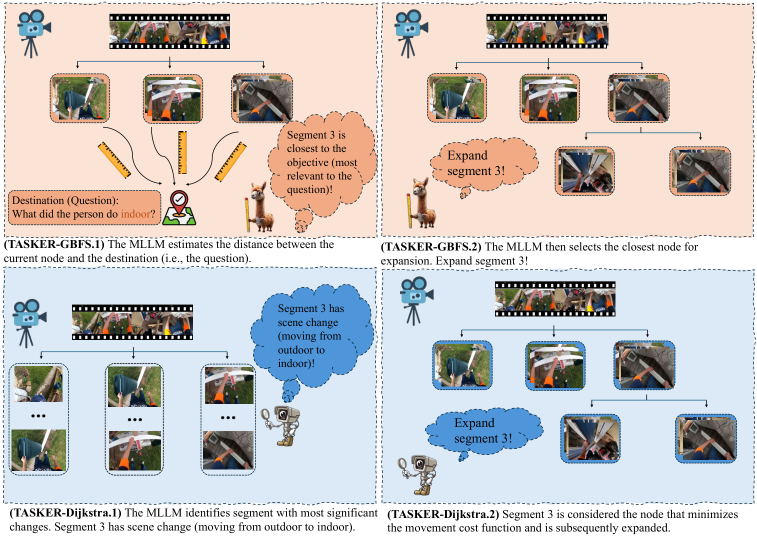
#> input picture assets/TASKER.png, 1514 x 1071 px (shown at 1/2 size)
$ python compare_similarity.py ../../assets/TASKER.png ../../assets/motivation.png
#> lines starting #> are read from the running program, lines starting #| are printed output that depends on the picture
"""计算两组图片的相似度（SSIM、MSE、直方图相关性）- 仅依赖 opencv 和 numpy"""
import cv2
import numpy as np


def compute_ssim(img1, img2, C1=6.5025, C2=58.5225):
    """纯 numpy/opencv 实现的 SSIM"""
    gray1 = cv2.cvtColor(img1, cv2.COLOR_BGR2GRAY).astype(np.float64)
    gray2 = cv2.cvtColor(img2, cv2.COLOR_BGR2GRAY).astype(np.float64)

    mu1 = cv2.GaussianBlur(gray1, (11, 11), 1.5)
    mu2 = cv2.GaussianBlur(gray2, (11, 11), 1.5)

    mu1_sq, mu2_sq, mu1_mu2 = mu1**2, mu2**2, mu1 * mu2
    sigma1_sq = cv2.GaussianBlur(gray1**2, (11, 11), 1.5) - mu1_sq
    sigma2_sq = cv2.GaussianBlur(gray2**2, (11, 11), 1.5) - mu2_sq
    sigma12 = cv2.GaussianBlur(gray1 * gray2, (11, 11), 1.5) - mu1_mu2

    ssim_map = ((2 * mu1_mu2 + C1) * (2 * sigma12 + C2)) / \
               ((mu1_sq + mu2_sq + C1) * (sigma1_sq + sigma2_sq + C2))
    return float(ssim_map.mean())


def compute_similarity(img_path1, img_path2):
#> called with img_path1 = '../../assets/TASKER.png', img_path2 = '../../assets/motivation.png'
    img1 = cv2.imread(img_path1)
#> img1 is the input picture: shape (1071, 1514, 3); mean B, G, R 196.8, 197.9, 201.9
    img2 = cv2.imread(img_path2)
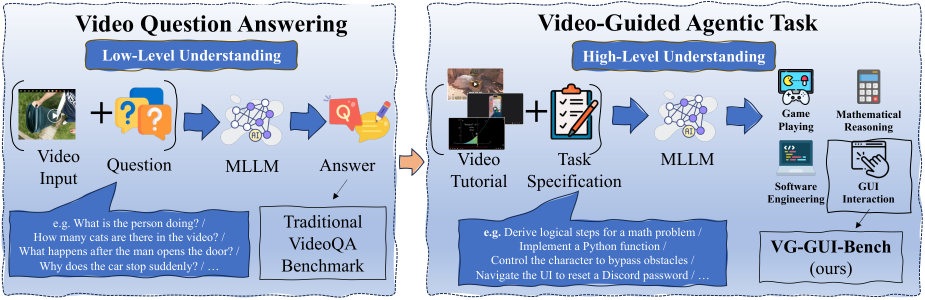
#> input picture assets/motivation.png, 1849 x 599 px (shown at 1/2 size)
#> img2 is the input picture: shape (599, 1849, 3); mean B, G, R 213, 186.1, 171.1
    if img1 is None or img2 is None:
        raise FileNotFoundError(f"无法读取图片: {img_path1} 或 {img_path2}")

    # 统一尺寸
    h = min(img1.shape[0], img2.shape[0])
#> h = 599
    w = min(img1.shape[1], img2.shape[1])
#> w = 1514
    img1 = cv2.resize(img1, (w, h))
#> img1: shape (599, 1514, 3)
    img2 = cv2.resize(img2, (w, h))
#> img2: shape (599, 1514, 3)

    # 1. SSIM
    ssim_val = compute_ssim(img1, img2)
#> in compute_ssim, `mu1_sq, mu2_sq, mu1_mu2 = mu1**2, mu2**2, mu1 * mu2`:
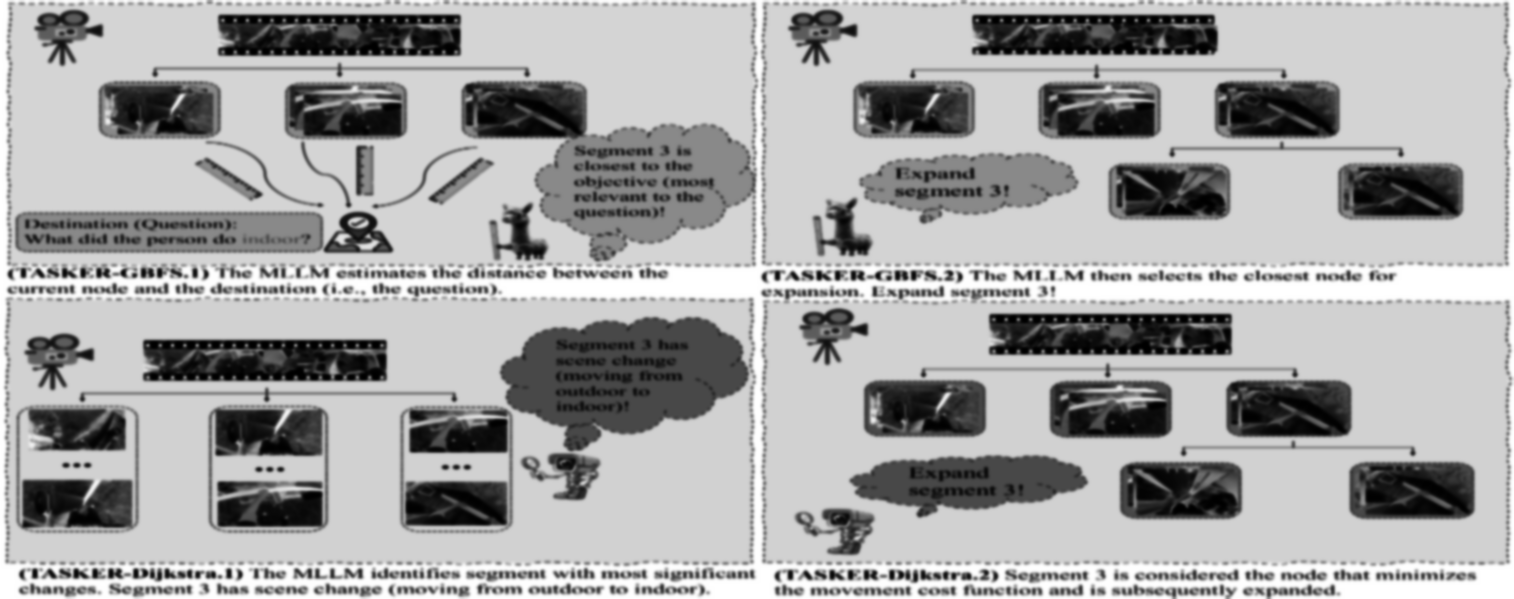
#> mu1_sq: shape (599, 1514) float64; min 9.66, max 65025, mean 42637.6; drawn with min black and max white
#> in compute_ssim, `mu1_sq, mu2_sq, mu1_mu2 = mu1**2, mu2**2, mu1 * mu2`:
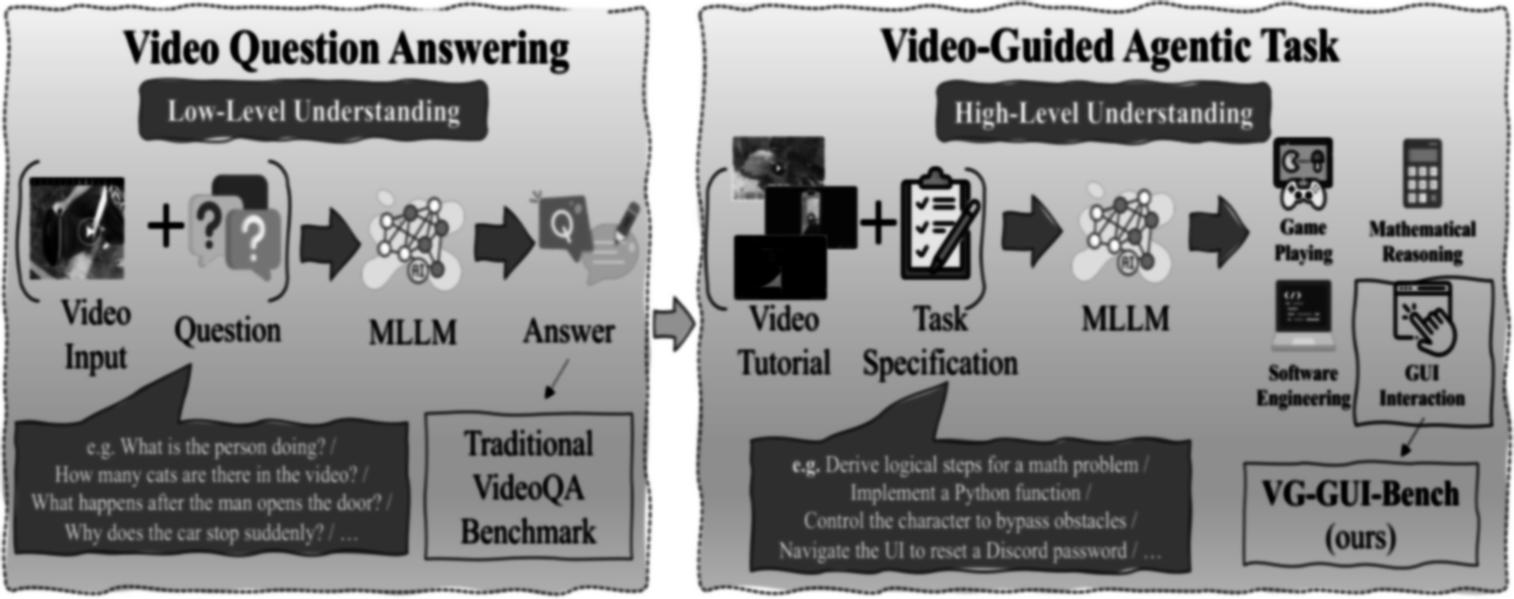
#> mu2_sq: shape (599, 1514) float64; min 0, max 65025, mean 36843.4; drawn with min black and max white
#> in compute_ssim, `mu1_sq, mu2_sq, mu1_mu2 = mu1**2, mu2**2, mu1 * mu2`:
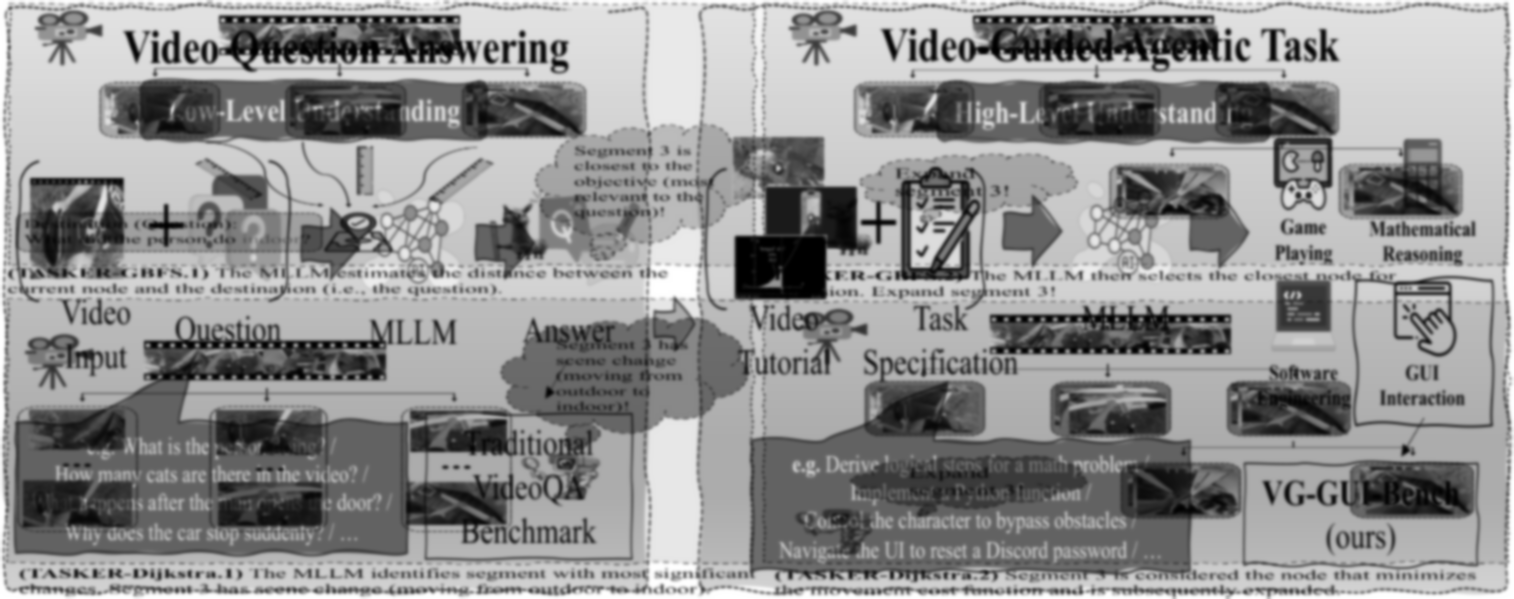
#> mu1_mu2: shape (599, 1514) float64; min 0, max 65025, mean 36958; drawn with min black and max white
#> in compute_ssim, `sigma2_sq = cv2.GaussianBlur(gray2**2, (11, 11), 1.5) - mu2_sq`:
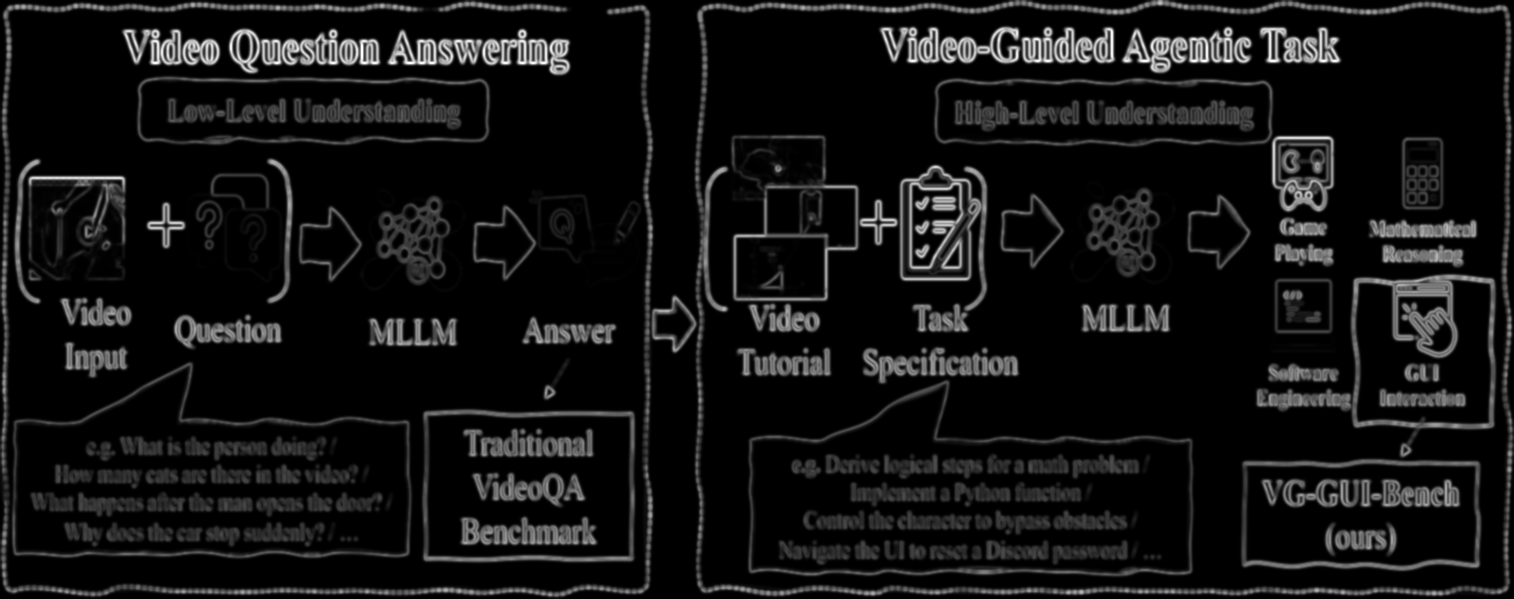
#> sigma2_sq: shape (599, 1514) float64; min -2.91e-11, max 13559.3, mean 1042; drawn with min black and max white
#> in compute_ssim, `ssim_map = ((2 * mu1_mu2 + C1) * (2 * sigma12 + C2)) / \ ((mu1_sq + mu..`:
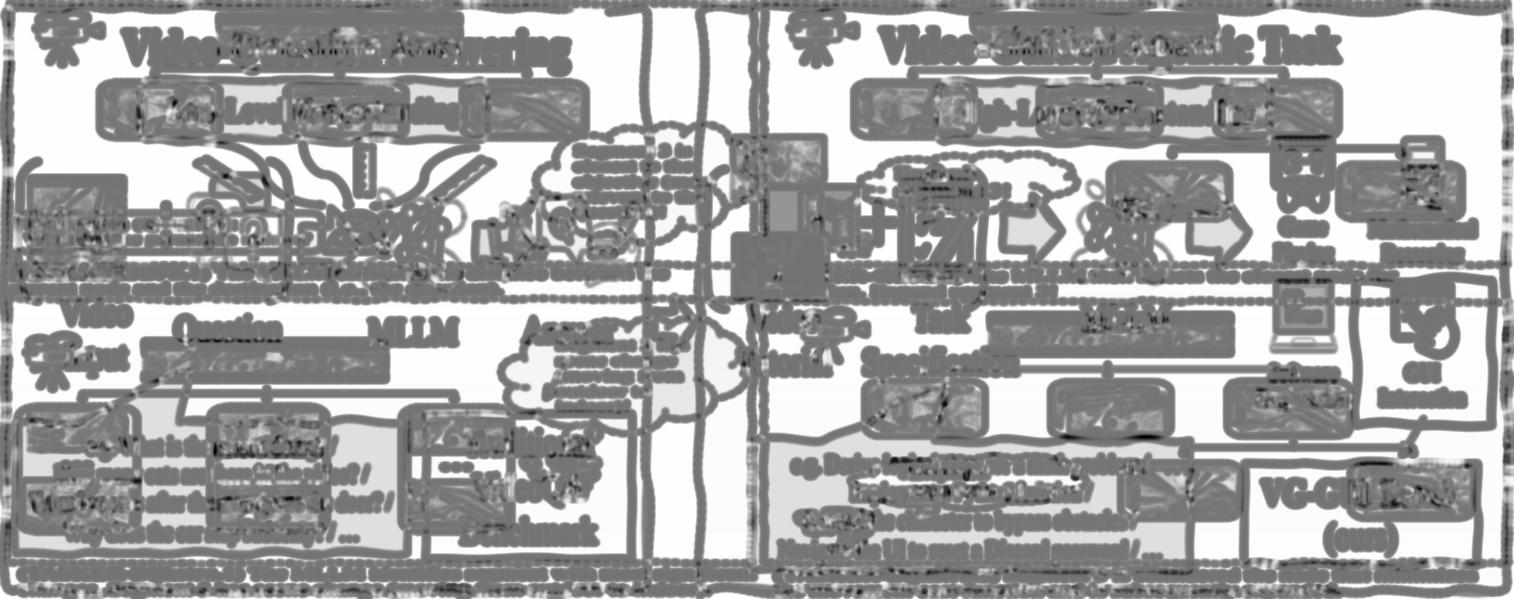
#> ssim_map: shape (599, 1514) float64; min -0.821, max 1, mean 0.341; drawn with min black and max white
#> ssim_val = 0.341

    # 2. MSE
    mse_val = np.mean((img1.astype(float) - img2.astype(float)) ** 2)
#> mse_val = 8444.1

    # 3. 直方图相关性
    hist_scores = []
    for i in range(3):
        h1 = cv2.calcHist([img1], [i], None, [256], [0, 256])
        h2 = cv2.calcHist([img2], [i], None, [256], [0, 256])
        cv2.normalize(h1, h1)
        cv2.normalize(h2, h2)
        hist_scores.append(cv2.compareHist(h1, h2, cv2.HISTCMP_CORREL))
#> after the loop, hist_scores = [0.119, 0.136, 0.107]
    hist_corr = np.mean(hist_scores)
#> hist_corr = 0.12

    return {"ssim": ssim_val, "mse": mse_val, "hist_corr": hist_corr}


if __name__ == "__main__":
    import sys
    # Usage: python compare_similarity.py <image1> <image2>
    if len(sys.argv) >= 3:
        pairs = [(sys.argv[1], sys.argv[2])]
    else:
        base = "./MONDAY/images/tasker"
        pairs = [
            (f"{base}/_7Br1RTKU2c/frame_tasker_0004.png",
             f"{base}/_7Br1RTKU2c/frame_tasker_0005.png")
        ]

    for p1, p2 in pairs:
        res = compute_similarity(p1, p2)
#> res = {'ssim': 0.341, 'mse': 8444.1, 'hist_corr': 0.12}
        print(f"\n--- comparison ---")
        print(f"  image 1: {p1}")
        print(f"  image 2: {p2}")
        print(f"  SSIM:      {res['ssim']:.4f}  (closer to 1 = more similar)")
#|   SSIM:      0.3411  (closer to 1 = more similar)
        print(f"  MSE:       {res['mse']:.2f}  (smaller = more similar)")
#|   MSE:       8444.11  (smaller = more similar)
        print(f"  hist corr: {res['hist_corr']:.4f}  (closer to 1 = more similar)")
#|   hist corr: 0.1204  (closer to 1 = more similar)
